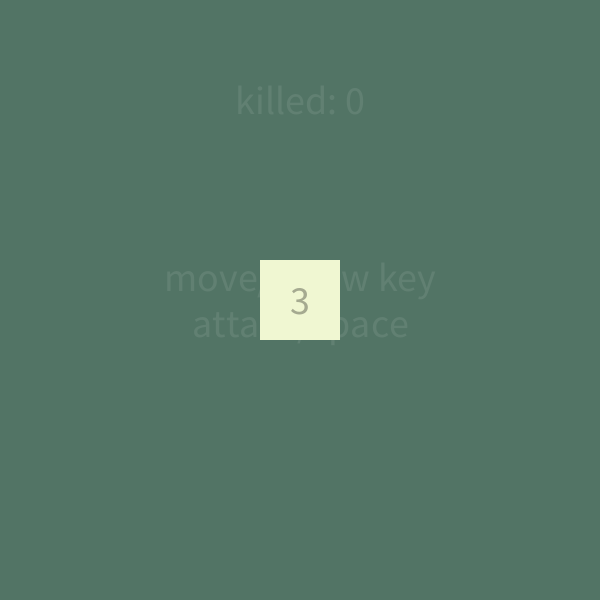
Frame 1 (no input)
Frame 60 (the mouse pressed at the canvas centre just before this capture): identical to frame 1, image omitted
Frame 120 (the mouse held since frame 60 and released just before this capture): identical to frame 1, image omitted

The Processing sketch that drew this single still picture (run headless with seeded random() and noise(); from frame 60 on, the mouse is pressed at the canvas centre):

// Processing sketch: protipoMater
// ── protipoMater.pde
ArrayList<Entity> entities;
int killed;
Player player;

void setup() {
  size(600, 600);
  rectMode(CENTER);
  textSize(40);
  textAlign(CENTER, CENTER);
  noStroke();
  reset();
}

void draw() {
  background(#527465);
  fill(255, 22);
  text("killed: "+killed, width/2, 100);
  text("move/arrow key\nattack/space", width/2, height/2);
  if (frameCount%max(20, 100) == 0) {
    float a = PI/2*int(random(4));
    entities.add(new Enemy(width/2+400*cos(a), height/2+400*sin(a), player));
  }
  for (int i = 0; i < entities.size (); i++) {
    Entity e = entities.get(i);
    e.update();
    if (e.remove) {
      if (e == player) player = null;
      entities.remove(i--);
    }
    e.show();
  }
  if (player == null) reset();
}

void reset() {
  killed = 0;
  entities = new ArrayList<Entity>();
  player = new Player(width/2, height/2);
  entities.add(player);
}

void keyPressed() {
  player.pressed();
}

void keyReleased() {
  player.released();
}

class Entity {
  boolean immunity, remove; 
  float x, y, t;
  float live;
  float immunityTime;
  void update() {
  }
  void show() {
  }
  void damage(float amount) {
    if (immunity) return;
    live -= amount;
    if (live <= 0) {
      if (this != player) killed++;
      remove = true;
    }
    immunity = true;
    immunityTime = 2;
  }
}

class Player extends Entity {
  boolean attack;
  boolean up, down, left, right;
  int dir;
  float attackTime;
  Player(float x, float y) {
    this.x = x;
    this.y = y;
    t = 80;
    live = 3;
  }
  void update() {
    float vel = 4;
    if (true || keyPressed) {
      if (up) y -= vel;
      if (down) y += vel;
      if (left) x -= vel;
      if (right) x += vel;
    }
    attackTime -= 60./1000;
    immunityTime -= 60./1000;
    if (immunityTime < 0) immunity = false;
    if (attackTime < 0) attack = false;

    for (int i = 0; i < entities.size (); i++) {
      Entity e = entities.get(i);
      if (e == this) continue;
      if (!immunity && colisionRect(x, y, t, t, e.x, e.y, e.t, e.t)) {
        damage(1);
      }
    }
  }
  void show() {
    fill(#F0F7D2);
    if (!immunity || immunityTime%1 > 0.5) {
      rect(x, y, t, t);
    }
    if (attack) {
      float a = PI/2*dir;
      rect(x+t*cos(a)*0.75, y+t*sin(a)*0.75, t/2, t/2);
    }
    fill(0, 80);
    text(int(live), x, y);
  }
  void pressed() {
    if (keyCode == UP) {
      dir = 3;
      up = true;
    }
    if (keyCode == DOWN) {
      dir = 1;
      down = true;
    }
    if (keyCode == LEFT) {
      dir = 2;
      left = true;
    }
    if (keyCode == RIGHT) {
      dir = 0;
      right = true;
    }
    if (key == ' ' && !attack) {
      attack = true;
      attack();
      attackTime = 1;
    }
  }
  void released() {
    if (keyCode == UP) up = false;
    if (keyCode == DOWN) down = false;
    if (keyCode == LEFT) left = false;
    if (keyCode == RIGHT) right = false;
    if (key == ' ') {
      attack = false;
    }
  }
  void attack() {
    float a = PI/2*dir;
    float xx = x+t*cos(a)*0.75;
    float yy = y+t*sin(a)*0.75;
    float tt = t/2;
    for (int i = 0; i < entities.size (); i++) {
      Entity e = entities.get(i);
      if (e == this) continue;
      if (colisionRect(xx, yy, tt, tt, e.x, e.y, e.t, e.t)) {
        e.damage(1);
      }
    }
  }
}

class Enemy extends Entity {
  Entity target;
  Enemy(float x, float y, Entity target) {
    this.x = x;
    this.y = y;
    this.target = target;
    t = 50;
    live = 1;
  }
  void update() {
    immunityTime -= 60./1000;
    if (immunityTime < 0) immunity = false;
    float vel = 2;
    float a = atan2(target.y-y, target.x-x);
    x += cos(a)*vel;
    y += sin(a)*vel;
  }
  void show() {
    fill(#DB3C3C);
    rect(x, y, t, t);
  }
}

boolean colisionRect(float x1, float y1, float w1, float h1, float x2, float y2, float w2, float h2) {
  float disX = w1/2 + w2/2;
  float disY = h1/2 + h2/2;
  if (abs(x1 - x2) < disX && abs(y1 - y2) < disY) {
    return true;
  }  
  return false;
}
